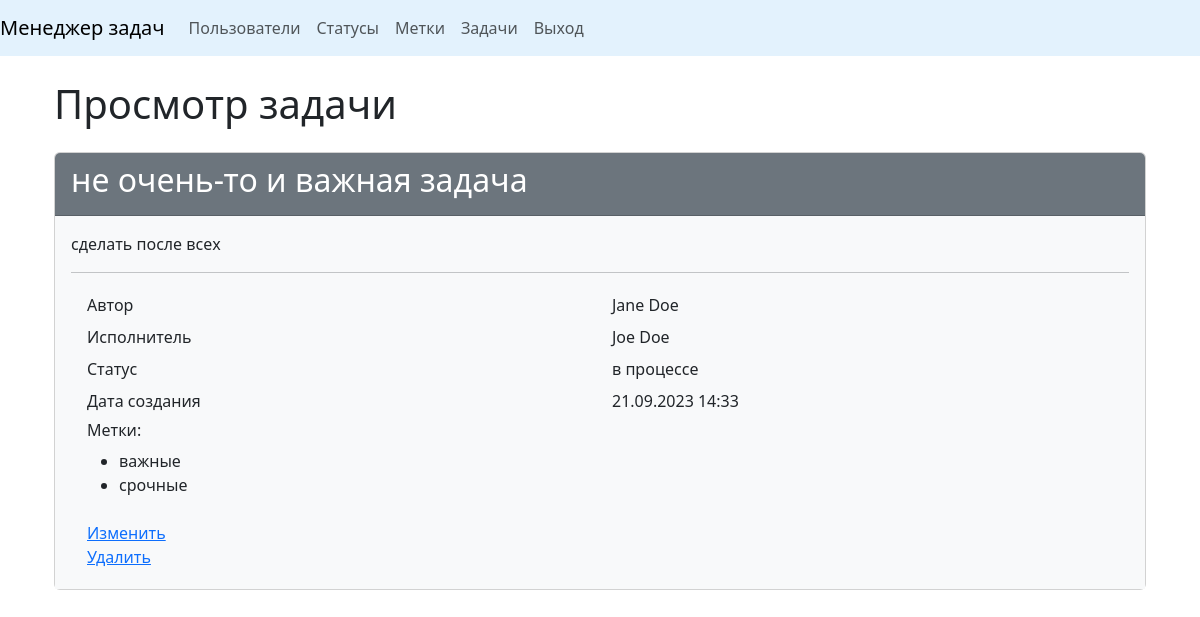
Page /tasks/2/ (signed in) on the committed database.
### task_manager/tasks/models.py (models this page shows, shortened)
class Task(models.Model):
    name = models.CharField(max_length=150, blank=False,
                            verbose_name=_('Name'))
    description = models.TextField(blank=True,
                                   verbose_name=_('Description'))
    date_created = models.DateTimeField(auto_now_add=True,
                                        verbose_name=_('Creation date'))
    executor = models.ForeignKey(User, on_delete=models.CASCADE,
                                 blank=True, null=True,
                                 default='', related_name='executors',
                                 verbose_name=_('Executor'))
    author = models.ForeignKey(User, on_delete=models.PROTECT,
                               blank=False, related_name='authors',
                               verbose_name=_('Author'))
    status = models.ForeignKey(Status, on_delete=models.PROTECT,
                               blank=False, related_name='statuses',
                               verbose_name=_('Status'))
    labels = models.ManyToManyField(Label, through='Connection',
                                    through_fields=('task', 'label'),
                                    blank=True, related_name='labels',
                                    verbose_name=_('Labels'))
    class Meta:
        verbose_name = _('Task')
        verbose_name_plural = _('Tasks')

### task_manager/users/models.py (models this page shows)
class User(AbstractUser):
    def __str__(self):
        return self.get_full_name()
    class Meta:
        verbose_name = _('User')
        verbose_name_plural = _('Users')

### task_manager/statuses/models.py (models this page shows)
class Status(models.Model):
    name = models.CharField(
        max_length=150,
        unique=True,
        blank=False,
        verbose_name=_('Name'),
    )
    date_created = models.DateTimeField(
        auto_now_add=True,
        verbose_name=_('Creation date')
    )
    def __str__(self):
        return self.name
    class Meta:
        verbose_name = _('Status')
        verbose_name_plural = _('Statuses')

### task_manager/labels/models.py (models this page shows, shortened)
class Label(models.Model):
    name = models.CharField(max_length=150, blank=False,
                            verbose_name=_('Name'))
    date_created = models.DateTimeField(auto_now_add=True,
                                        verbose_name=_('Creation date'))

### task_manager/tasks/views.py (the view)
# urls.py: path('<int:pk>/', TaskDetailView.as_view(), name='task'),
class TaskDetailView(UserLoginRequiredMixin,
                     SuccessMessageMixin, DetailView):
    model = Task
    template_name = "tasks/task.html"
    context_object_name = "task"
    labels = Label.objects.all()
    extra_context = {'title': _('Task view'),
                     'btn_update': _('Update'),
                     'btn_delete': _('Delete'),
                     'labels': labels
                     }

### task_manager/mixins.py (called while the page is built)
    def dispatch(self, request, *args, **kwargs):
        if not request.user.is_authenticated:
            messages.error(request, self.auth_message)
            return redirect(reverse_lazy('login'))
        return super().dispatch(request, *args, **kwargs)

### task_manager/templates/tasks/task.html (shortened to what this page needs)
{% extends 'base.html' %}
{% load django_bootstrap5 %}
{% load i18n %}
{% block content %}
<div class="container wrapper flex-grow-1">
<h1 class="my-4">{% trans 'Task view' %}</h1>
<div class="card">
  <div class="card-header bg-secondary text-white">
    <h2>{{ task.name }}</h2>
  </div>
  <div class="card-body bg-light">
    <p>{{ task.description }}</p>
    <hr>
    <div class="container">
      <div class="row p-1">
        <div class="col">{% trans 'Author' %}</div>
        <div class="col">{{ task.author }}</div>
      </div>
      <div class="row p-1">
        <div class="col">{% trans 'Executor' %}</div>
        <div class="col">{{ task.executor }}</div>
      </div>
      <div class="row p-1">
        <div class="col">{% trans 'Status' %}</div>
        <div class="col">{{ task.status }}</div>
      </div>
      <div class="row p-1">
        <div class="col">{% trans 'Creation date' %}</div>
        <div class="col">{{ task.date_created|date:"d.m.Y H:i" }}</div>
      </div>
      <div class="row p-1">
        <div class="col"><h6>{% trans 'Labels' %}:</h6>
          <ul>
              {% for label in task.labels.all %}
                  <li>{{ label.name }}</li>
              {% endfor %}
          </ul>
        </div>
      </div>
      <div class="row p-1">
        <div class="col">
          <a href="{% url 'update_task' task.id %}">{% trans 'Update' %}</a>
            <br>
          <a href="{% url 'delete_task' task.id %}">{% trans 'Delete' %}</a>
        </div>
      </div>
    </div>
  </div>
</div>
{% endblock %}

### rows in the picture
Task: name "не очень-то и важная задача", description "сделать после всех", author "Jane Doe", executor "Joe Doe", status "в процессе", date_created "21.09.2023 14:33"
Label: name "важные"
Label: name "срочные"
